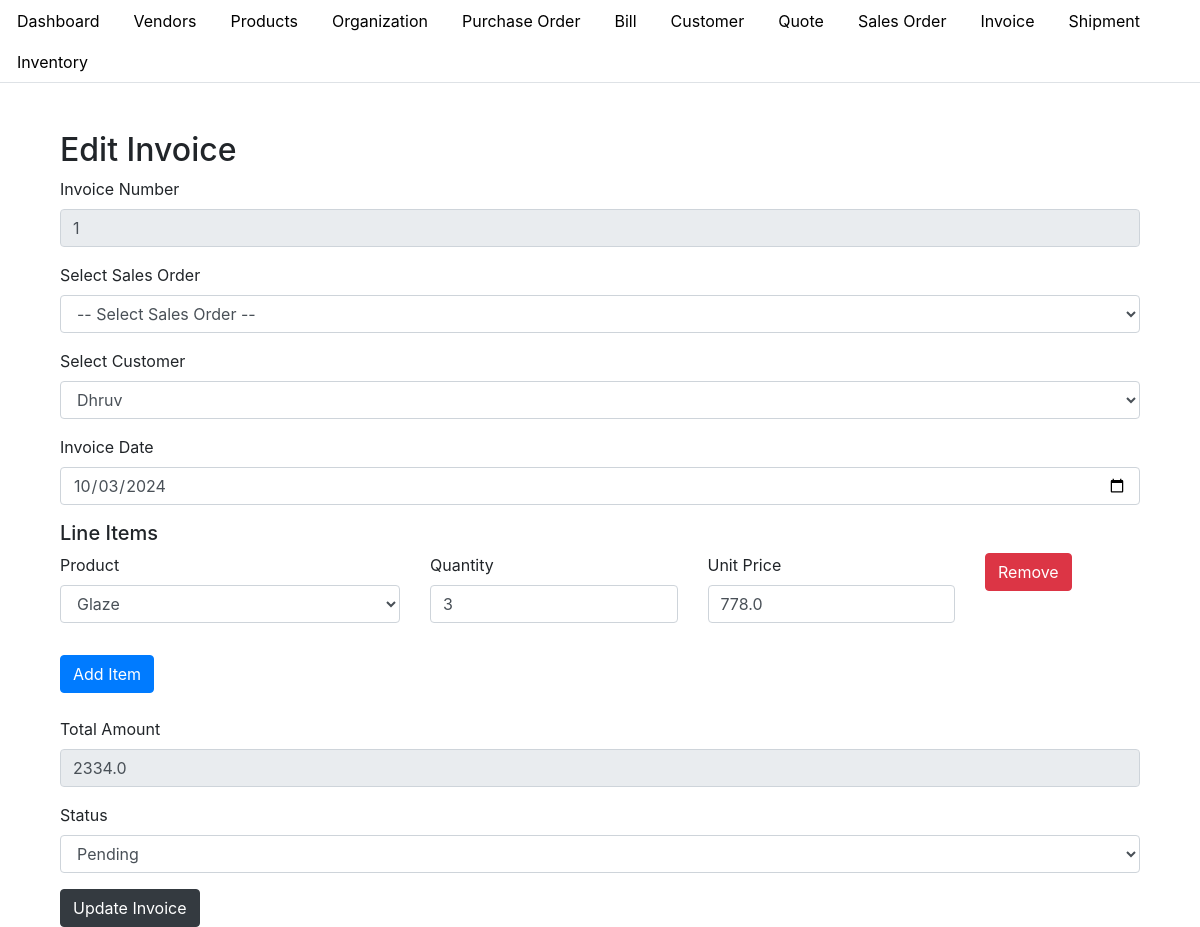
The page /edit_invoice/1 (signed in) on the database as committed earlier.
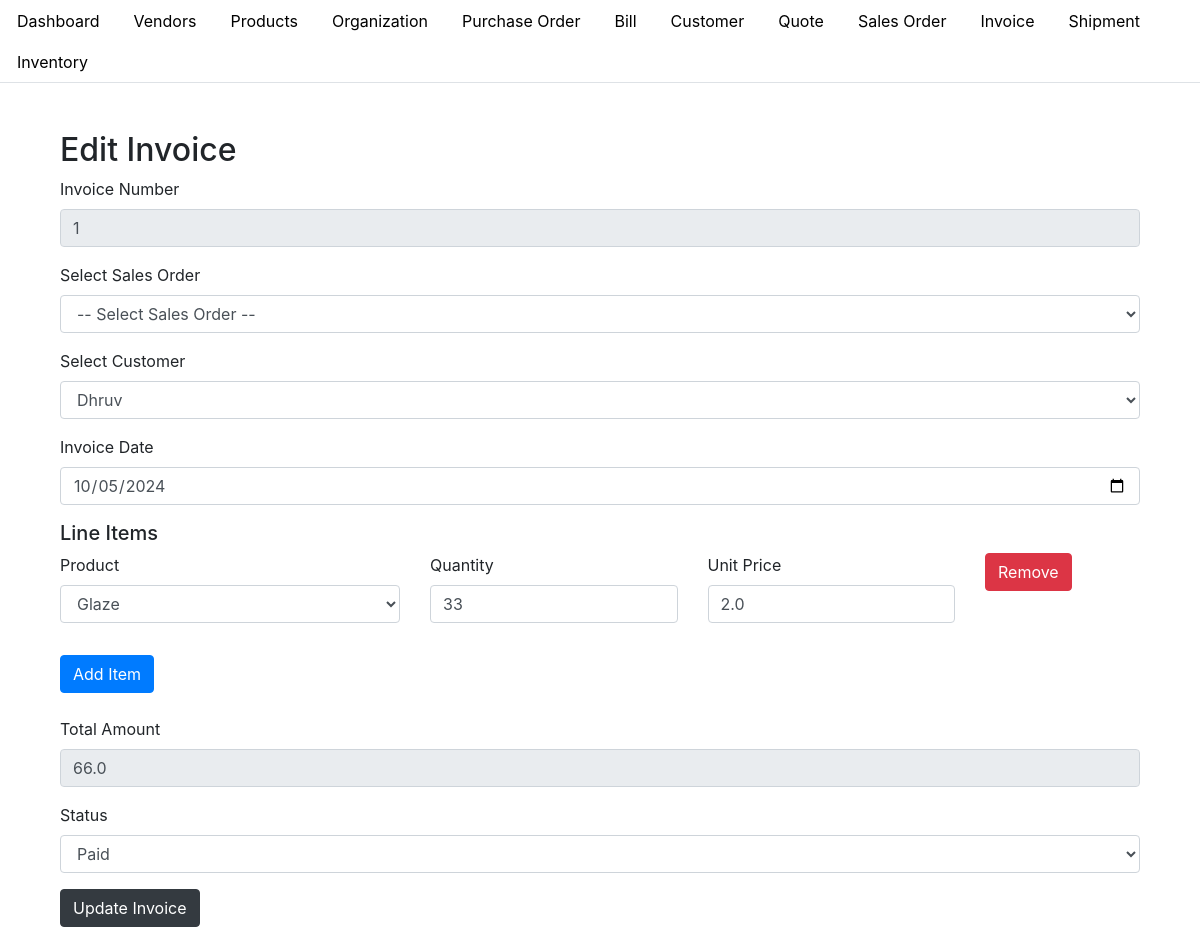
The same page on the database as committed later.
### app.py (models this page shows, shortened)
class Invoice(db.Model):
    __tablename__ = 'invoice'
    id = db.Column(db.Integer, primary_key=True)
    invoice_number = db.Column(db.String(50), nullable=False, unique=True)
    customer_id = db.Column(db.Integer, db.ForeignKey('customer.id'), nullable=False)
    invoice_date = db.Column(db.Date, nullable=False)
    total_amount = db.Column(db.Float, nullable=False)
    status = db.Column(db.String(50), nullable=False, default='Draft')
    organization_id = db.Column(db.Integer, db.ForeignKey('organization.id'), nullable=False)
    customer = db.relationship('Customer', backref=db.backref('invoices', lazy=True))
    line_items = db.relationship('InvoiceLineItem', backref='invoice_ref', lazy=True, cascade="all, delete-orphan")

class InvoiceLineItem(db.Model):
    __tablename__ = 'invoice_line_item'
    id = db.Column(db.Integer, primary_key=True)
    invoice_id = db.Column(db.Integer, db.ForeignKey('invoice.id'), nullable=False)
    product_id = db.Column(db.Integer, db.ForeignKey('product.id'), nullable=False)  # Add product_id as FK
    quantity = db.Column(db.Integer, nullable=False)
    unit_price = db.Column(db.Float, nullable=False)
    invoice = db.relationship('Invoice', backref=db.backref('invoice_line_items', lazy=True))
    product = db.relationship('Product', backref=db.backref('invoice_line_items', lazy=True))

class Customer(db.Model):
    id = db.Column(db.Integer, primary_key=True)
    customer_name = db.Column(db.String(100), nullable=False)
    company_name = db.Column(db.String(100), nullable=False)
    email_id = db.Column(db.String(100), nullable=False)
    phone_number = db.Column(db.String(15), nullable=False)
    address = db.Column(db.String(255), nullable=False)
    gst_number = db.Column(db.String(15), nullable=True)  # GST Number is optional
    organization_id = db.Column(db.Integer, db.ForeignKey('organization.id'), nullable=False)
    organization = db.relationship('Organization', backref=db.backref('customers', lazy=True))

class Product(db.Model):
    id = db.Column(db.Integer, primary_key=True)
    product_name = db.Column(db.String(100), nullable=False)
    description = db.Column(db.String(255), nullable=True)
    product_code = db.Column(db.String(50), nullable=False, unique=True)
    sku = db.Column(db.String(50), nullable=True)  # Include SKU
    unit = db.Column(db.String(20), nullable=False)
    category = db.Column(db.String(50), nullable=False)  # e.g., Consumable, Trading, etc.
    product_type = db.Column(db.String(50), nullable=False)  # e.g., Finished Product, Service, Raw Material
    brand = db.Column(db.String(50), nullable=True)
    unit_price = db.Column(db.Float, nullable=False)
    cost_price = db.Column(db.Float, nullable=True)
    quantity_in_stock = db.Column(db.Integer, nullable=False, default=0)
    reorder_level = db.Column(db.Integer, nullable=True, default=10)
    gst_rate = db.Column(db.Float, nullable=True)
    hsn_code = db.Column(db.String(20), nullable=True)
    supplier = db.Column(db.String(100), nullable=True)
    status = db.Column(db.String(20), nullable=False, default='Active')
    created_at = db.Column(db.DateTime, default=datetime.utcnow)
    updated_at = db.Column(db.DateTime, default=datetime.utcnow, onupdate=datetime.utcnow)
    organization_id = db.Column(db.Integer, db.ForeignKey('setup_organization.id'), nullable=False)
    organization = db.relationship('SetupOrganization', backref=db.backref('products', lazy=True))

### app.py (the view)
    def wrap(*args, **kwargs):
        if 'logged_in' in session:
            return f(*args, **kwargs)
        else:
            flash('Please log in first.', 'warning')
            return redirect(url_for('login'))

### app.py (called while the page is built, shortened)
def login_required(f):
    def wrap(*args, **kwargs):
        if 'logged_in' in session:
            return f(*args, **kwargs)
        else:
            flash('Please log in first.', 'warning')
            return redirect(url_for('login'))
    wrap.__name__ = f.__name__
    return wrap

@app.route('/edit_invoice/<int:invoice_id>', methods=['GET', 'POST'])
@login_required
def edit_invoice(invoice_id):
    organization_id = session.get('organization_id')
    invoice = Invoice.query.join(Customer).filter(
        Invoice.id == invoice_id,
        Customer.organization_id == organization_id,
        Invoice.organization_id == organization_id
    ).first_or_404()
    customers = Customer.query.filter_by(organization_id=organization_id).all()
    organization_id = session.get('organization_id')
    customers = Customer.query.filter_by(organization_id=organization_id).all()
    products = Product.query.filter_by(organization_id=organization_id).all()
    return render_template('edit_invoice.html', invoice=invoice, customers=customers, products=products)

### templates/edit_invoice.html (shortened to what the changed rows need)
{% extends "base.html" %}
{% block content %}
<div class="container mt-5">
    <h2>{{ 'Edit Invoice' if invoice else 'Create Invoice' }}</h2>
    <form method="POST" action="{{ url_for('edit_invoice', invoice_id=invoice.id) if invoice else url_for('create_invoice') }}">
        <div class="form-group">
            <label for="invoice_number">Invoice Number</label>
            <input type="text" class="form-control" id="invoice_number" name="invoice_number" value="{{ invoice.invoice_number if invoice else '' }}" readonly>
        </div>
        <div class="form-group">
            <label for="customer_id">Select Customer</label>
            <select class="form-control" id="customer_id" name="customer_id" required>
                {% for customer in customers %}
                <option value="{{ customer.id }}" {% if invoice and invoice.customer_id == customer.id %}selected{% endif %}>
                    {{ customer.customer_name }}
                </option>
                {% endfor %}
            </select>
        </div>
        <div class="form-group">
            <label for="invoice_date">Invoice Date</label>
            <input type="date" class="form-control" id="invoice_date" name="invoice_date" value="{{ invoice.invoice_date if invoice else '' }}" required>
        </div>
        <div id="line-items-section">
            {% if invoice and invoice.line_items %}
                {% for line_item in invoice.line_items %}
                <div class="line-item row mb-3">
                    <div class="form-group col-md-4">
                        <label for="product_id">Product</label>
                        <select class="form-control product-select" name="product_id[]" required>
                            {% for product in products %}
                            <option value="{{ product.id }}" {% if line_item.product_id == product.id %}selected{% endif %}>
                                {{ product.product_name }}
                            </option>
                            {% endfor %}
                        </select>
                    </div>
                    <div class="form-group col-md-3">
                        <label for="quantity">Quantity</label>
                        <input type="number" class="form-control quantity" name="quantity[]" placeholder="Quantity" min="1" value="{{ line_item.quantity }}" required>
                    </div>
                    <div class="form-group col-md-3">
                        <label for="unit_price">Unit Price</label>
                        <input type="number" class="form-control unit-price" name="unit_price[]" placeholder="Unit Price" step="0.01" value="{{ line_item.unit_price }}" required>
                    </div>
                    <div class="form-group col-md-2">
                        <button type="button" class="btn btn-danger remove-item">Remove</button>
                    </div>
                </div>
                {% endfor %}
            {% endif %}
        </div>
        <div class="form-group mt-4">
            <label for="total_amount">Total Amount</label>
            <input type="number" class="form-control" id="total_amount" name="total_amount" step="0.01" value="{{ invoice.total_amount if invoice else '' }}" required readonly>
        </div>
        <div class="form-group">
            <label for="status">Status</label>
            <select class="form-control" id="status" name="status" required>
                <option value="Pending" {% if invoice and invoice.status == 'Pending' %}selected{% endif %}>Pending</option>
                <option value="Paid" {% if invoice and invoice.status == 'Paid' %}selected{% endif %}>Paid</option>
            </select>
        </div>
    </form>
</div>
{% endblock %}

Rows that differ between the two databases and show on the page:
changed Invoice "Dhruv": invoice_date "10/03/2024" → "10/05/2024"; total_amount "2334.0" → "66.0"; status "Pending" → "Paid"
changed InvoiceLineItem "Glaze": quantity "3" → "33"; unit_price "778.0" → "2.0"
